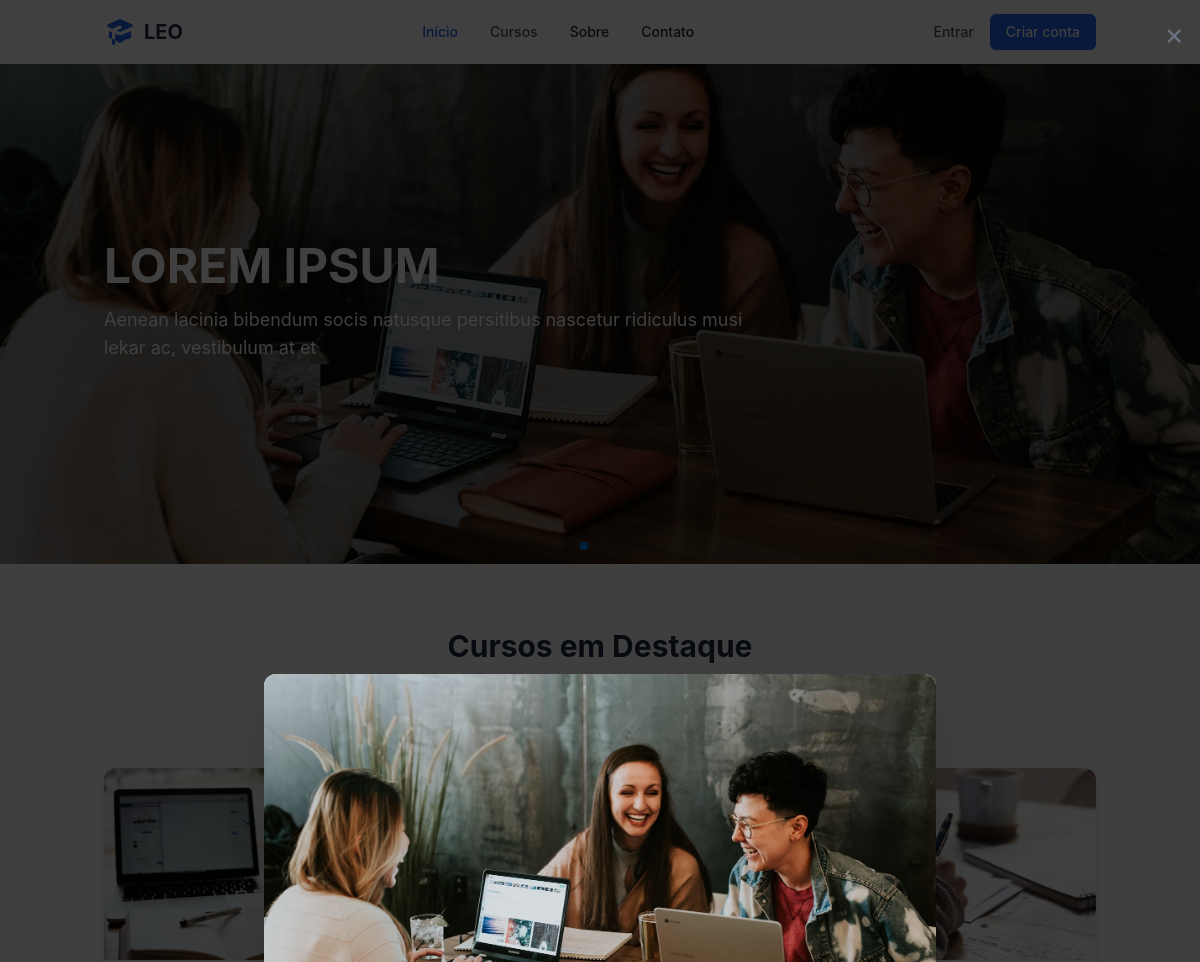
Before: / (upper part) with the older database file.
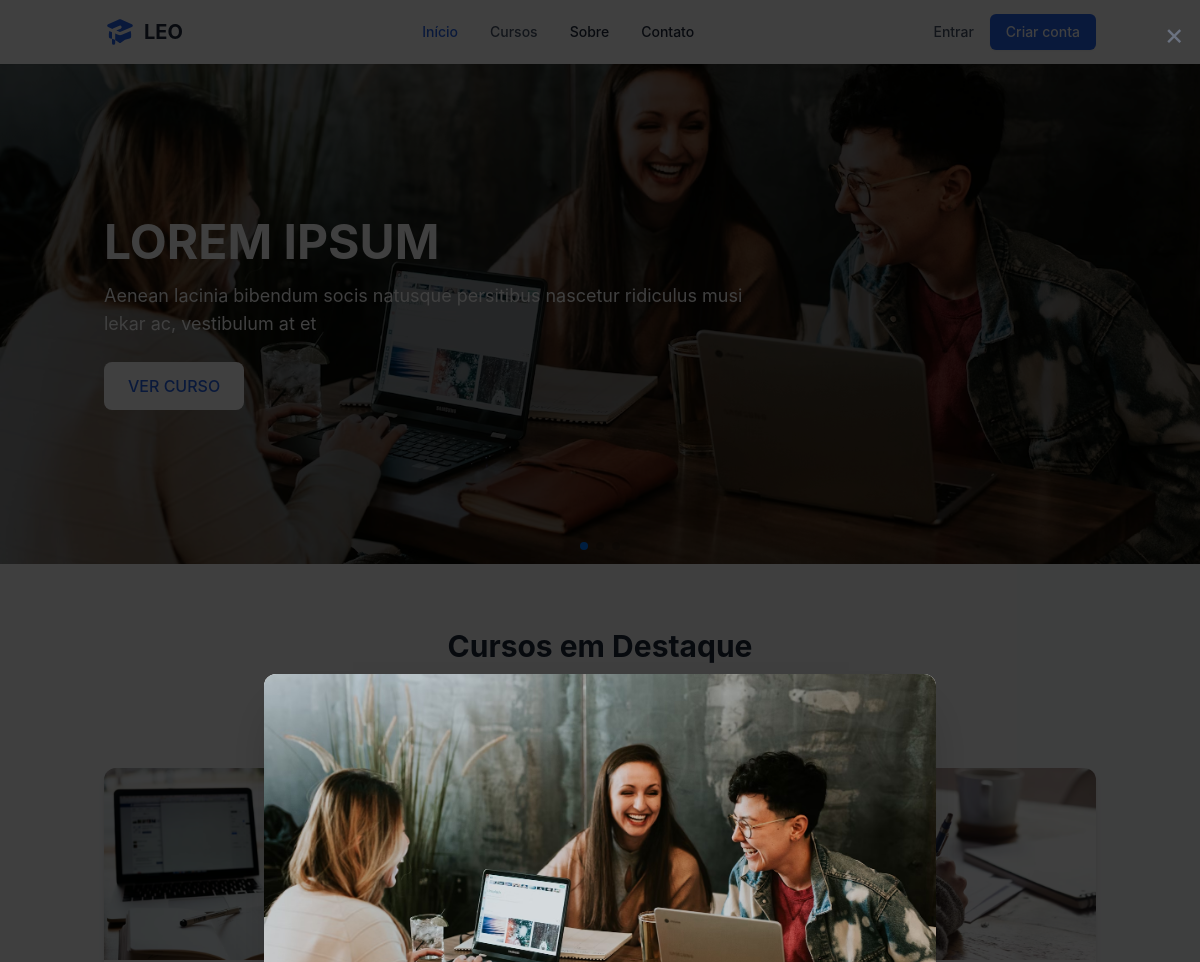
After: the same page with the newer database file.
### tables this page shows
CREATE TABLE `slideshow` (
  `id` int(11) NOT NULL AUTO_INCREMENT,
  `titulo` varchar(255) NOT NULL,
  `descricao` text DEFAULT NULL,
  `imagem` varchar(255) NOT NULL,
  `link_botao` varchar(255) DEFAULT NULL,
  `texto_botao` varchar(50) DEFAULT 'VER CURSO',
  `ordem` int(11) DEFAULT 0,
  `ativo` tinyint(1) DEFAULT 1,
  `criado_em` timestamp NOT NULL DEFAULT current_timestamp(),
  `atualizado_em` timestamp NOT NULL DEFAULT current_timestamp() ON UPDATE current_timestamp(),
  PRIMARY KEY (`id`)
);

CREATE TABLE `cursos` (
  `id` int(11) NOT NULL AUTO_INCREMENT,
  `titulo` varchar(255) NOT NULL,
  `descricao` text DEFAULT NULL,
  `imagem` varchar(255) DEFAULT NULL,
  `link` varchar(255) DEFAULT NULL,
  `destaque` tinyint(1) DEFAULT 0,
  `criado_em` timestamp NOT NULL DEFAULT current_timestamp(),
  `atualizado_em` timestamp NOT NULL DEFAULT current_timestamp() ON UPDATE current_timestamp(),
  PRIMARY KEY (`id`)
);

### includes/db.php (called while the page is built, shortened)
<?php
$url_site = 'https://localhost/desafio_revvo/';
?>

### index.php (the view, shortened to what this page needs)
<?php
require_once 'includes/db.php';
try {
    $stmt = $pdo->query("SELECT * FROM cursos WHERE destaque = TRUE ORDER BY criado_em DESC LIMIT 3");
    $cursosDestaque = $stmt->fetchAll(PDO::FETCH_ASSOC);
    $stmt = $pdo->query("SELECT * FROM slideshow WHERE ativo = TRUE ORDER BY ordem ASC");
    $slideshow = $stmt->fetchAll(PDO::FETCH_ASSOC);
} catch (PDOException $e) {
    die("Erro ao carregar dados: " . $e->getMessage());
}
include 'includes/header.php';
?>
<main id="main-content">
<section class="relative">
    <div class="swiper hero-swiper">
        <div class="swiper-wrapper">
            <?php if (count($slideshow) > 0): ?>
                <?php foreach ($slideshow as $slide): ?>
                    <div class="swiper-slide">
                        <div class="relative h-[500px] bg-gray-900">
                            <div class="absolute inset-0 bg-black/30 z-10"></div>
                            <?php if ($slide['imagem']): ?>
                                <img src="assets/images/slideshow/<?= htmlspecialchars($slide['imagem']) ?>"
                                     alt="<?= htmlspecialchars($slide['titulo']) ?>"
                                     class="absolute inset-0 w-full h-full object-cover">
                            <?php endif; ?>
                            <div class="container mx-auto px-4 h-full flex items-center relative z-20">
                                <div class="max-w-2xl text-white">
                                    <h2 class="text-4xl md:text-5xl font-bold mb-4"><?= htmlspecialchars($slide['titulo']) ?></h2>
                                    <p class="text-lg mb-6"><?= htmlspecialchars($slide['descricao']) ?></p>
                                    <?php if ($slide['link_botao']): ?>
                                        <a href="<?= htmlspecialchars($slide['link_botao']) ?>"
                                           class="inline-block bg-white text-blue-600 px-6 py-3 rounded-lg font-medium hover:bg-gray-100 transition-colors">
                                            <?= htmlspecialchars($slide['texto_botao'] ?? 'VER CURSO') ?>
                                        </a>
                                    <?php endif; ?>
                                </div>
                            </div>
                        </div>
                    </div>
                <?php endforeach; ?>
            <?php endif; ?>
        </div>
        <div class="swiper-pagination"></div>
        <div class="swiper-button-prev"></div>
        <div class="swiper-button-next"></div>
    </div>
</section>
    <section class="py-16 bg-gray-50">
        <div class="container mx-auto px-4">
            <div class="text-center mb-12">
                <h2 class="text-3xl font-bold text-slate-800 mb-2">Cursos em Destaque</h2>
                <p class="text-slate-600 max-w-2xl mx-auto">Aenean lacinia bibendum nulla sed consectetur. Nullam quis risus eget urna mollis ornare vel eu leo.</p>
            </div>
            <div class="grid grid-cols-1 md:grid-cols-3 gap-8">
                <?php if (count($cursosDestaque) > 0): ?>
                    <?php foreach ($cursosDestaque as $curso): ?>
                        <div class="bg-white rounded-xl shadow-md overflow-hidden hover:shadow-lg transition-shadow duration-300">
                            <div class="h-48 bg-gray-200 overflow-hidden">
                                <?php if ($curso['imagem']): ?>
                                    <img src="assets/images/cursos/<?= htmlspecialchars($curso['imagem']) ?>"
                                         alt="<?= htmlspecialchars($curso['titulo']) ?>"
                                         class="w-full h-full object-cover">
                                <?php endif; ?>
                            </div>
                        </div>
                    <?php endforeach; ?>
                <?php endif; ?>
            </div>
        </div>
    </section>
</main>
<?php
include 'includes/footer.php';
?>

### includes/header.php (shortened to what this page needs)
<!DOCTYPE html>
<html lang="pt-BR" class="scroll-smooth">
<head>
    <link rel="stylesheet" href="https://unpkg.com/swiper/swiper-bundle.min.css">
    <script src="https://cdn.tailwindcss.com"></script>
    <link rel="stylesheet" href="<?=$url_site?>assets/css/main.css">
</head>
<body class="font-sans bg-gray-50 text-slate-800 antialiased">
    <header class="sticky top-0 z-50 bg-white shadow-sm">
        <div class="container mx-auto px-4">
            <div class="flex items-center justify-between h-16">
                <a href="<?=$url_site?>" class="flex items-center space-x-2">
                    <span class="text-xl font-bold text-dark">LEO</span>
                </a>
                <nav class="hidden md:flex items-center space-x-8">
                    <a href="<?=$url_site?>" class="text-sm font-medium hover:text-primary transition-colors <?php echo basename($_SERVER['PHP_SELF']) === 'index.php' ? 'text-primary' : 'text-slate-600' ?>">Início</a>
                    <a href="<?=$url_site?>cursos.php" class="text-sm font-medium hover:text-primary transition-colors <?php echo basename($_SERVER['PHP_SELF']) === 'cursos.php' ? 'text-primary' : 'text-slate-600' ?>">Cursos</a>
                    <a href="<?=$url_site?>sobre.php" class="text-sm font-medium hover:text-primary transition-colors">Sobre</a>
                    <a href="<?=$url_site?>contato.php" class="text-sm font-medium hover:text-primary transition-colors">Contato</a>
                </nav>
                <?php if (isset($_SESSION['admin_logged_in']) && $_SESSION['admin_user_id']){?>
                <div class="hidden md:flex items-center space-x-4">
                    <?=$_SESSION['admin_user_name']?>
                    <a href="<?=$url_site?>admin/index.php" class="px-4 py-2 bg-primary text-white text-sm font-medium rounded-md hover:bg-blue-700 transition-colors shadow-sm">
                        Ver Admin
                    </a>
                </div>
                <?php }
                else{?>
                <div class="hidden md:flex items-center space-x-4">
                    <a href="<?=$url_site?>admin/login.php" class="text-sm font-medium text-slate-600 hover:text-primary transition-colors">Entrar</a>
                    <a href="<?=$url_site?>admin/registrar.php" class="px-4 py-2 bg-primary text-white text-sm font-medium rounded-md hover:bg-blue-700 transition-colors shadow-sm">
                        Criar conta
                    </a>
                </div>
                <?php }?>
            </div>
        </div>
    </header>

### includes/footer.php (shortened to what this page needs)
<div id="welcomeModal" class="fixed inset-0 z-50 hidden flex items-center justify-center p-4 bg-black bg-opacity-75">
    <div class="bg-white rounded-xl max-w-2xl w-full overflow-hidden shadow-2xl">
        <img src="assets/images/slideshow/slide1.jpg">
    </div>
</div>
</body>
</html>

### assets/css/main.css (style rules this page uses)
:root { --color-primary: #2563eb; --color-dark: #1e293b; }
body { @apply antialiased text-slate-800 bg-gray-50; font-family: 'Inter', system-ui, -apple-system, sans-serif; }

Changed rows visible on the page:
changed slideshow "LOREM IPSUM": link_botao empty → "sobre.php" (drawn); texto_botao (not shown) → "VER CURSO"
